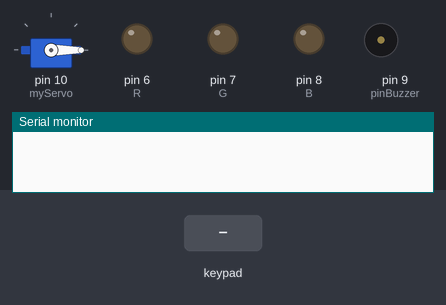
Bench run of a sketch on a simulated Arduino Uno, built with avr-gcc and run on an emulated ATmega328P. Shown: servo, output pins drawn as LEDs (lit = HIGH), buzzer (waves = sounding, pin HIGH), the last lines printed to the serial monitor. Inputs (shaded band) come from the test bench.

Above: at 1.2 s.
1.3 s: keypad keys 5 4 3 2 pressed 0.4 s apart
At 4.7 s:
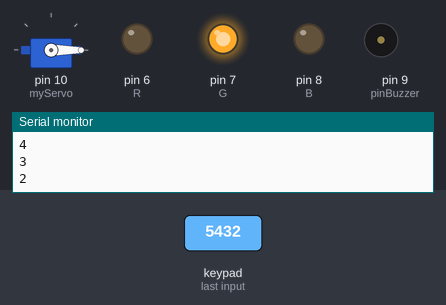
5.0 s: key '1' pressed
At 5.5 s:
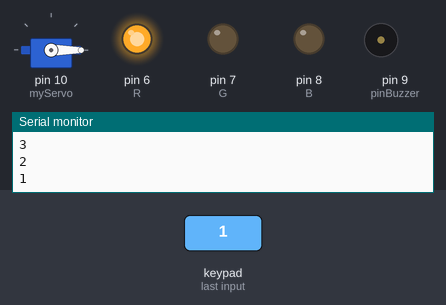
6.5 s: key '6' pressed
At 7.3 s:
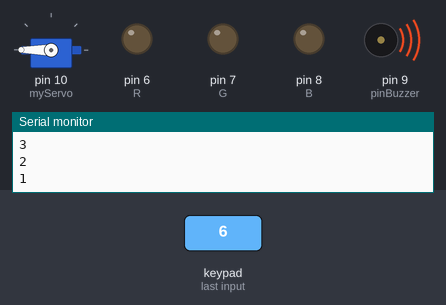
9.0 s: key '2' pressed
At 9.6 s:
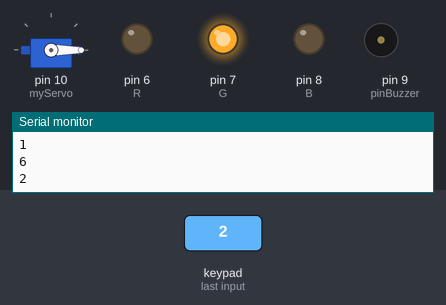
10.5 s: key '3' pressed
At 11.7 s:
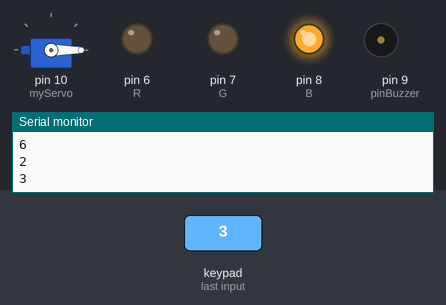
12.0 s: keypad keys 5 4 3 2 # pressed 0.4 s apart
At 12.8 s:
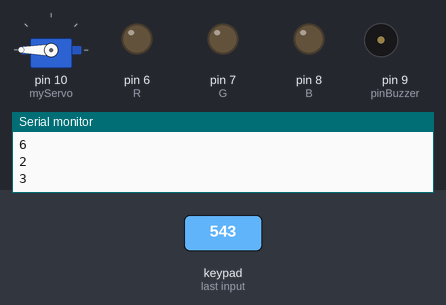
Timing chart, 0 to 15.9 s (numbered marks = the images above; inputs shaded):
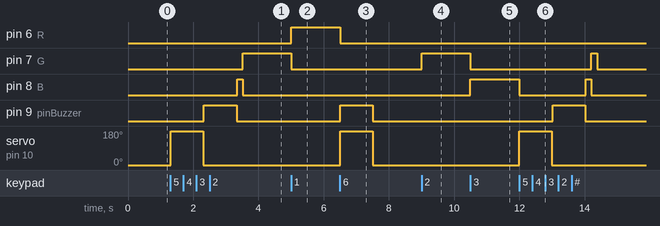

The sketch:

keypadCases.ino
```cpp
#include <Keypad.h>
#include <Servo.h>

const byte rows = 4;
const byte columns = 3;

char keys[rows][columns] = {
	{'1', '2', '3'},
	{'4', '5', '6'},
	{'7', '8', '9'},
	{'*', '0', '#'},
};

byte pinRows[] = {5, 4, 3, 2};
byte pinColumns[] = {A0, A1, A2};

Keypad keypad = Keypad(makeKeymap(keys), pinRows, pinColumns, rows, columns);

char key;

byte R = 6;
byte G = 7;
byte B = 8;

byte pinBuzzer = 9;

Servo myServo;

void setup() {
	Serial.begin(9600);

	pinMode(R, OUTPUT);
	pinMode(G, OUTPUT);
	pinMode(B, OUTPUT);

	pinMode(pinBuzzer, OUTPUT);

	myServo.attach(10);
	myServo.write(0);
}

void loop() {
	key = keypad.getKey();

	if (key){
		switch(key){
			case '1':
				digitalWrite(R, HIGH);
				digitalWrite(G, LOW);
				digitalWrite(B, LOW);
				break;
			case '2':
				digitalWrite(R, LOW);
				digitalWrite(G, HIGH);
				digitalWrite(B, LOW);
				break;
			case '3':
				digitalWrite(R, LOW);
				digitalWrite(G, LOW);
				digitalWrite(B, HIGH);
				break;
			case '4':
				digitalWrite(R, LOW);
				digitalWrite(G, LOW);
				digitalWrite(B, LOW);
				digitalWrite(pinBuzzer, HIGH);
				delay(1000);
				digitalWrite(pinBuzzer, LOW);
				break;
			case '5':
				digitalWrite(R, LOW);
				digitalWrite(G, LOW);
				digitalWrite(B, LOW);
				myServo.write(180);
				delay(1000);
				myServo.write(0);
				break;
			case '6':
				digitalWrite(R, LOW);
				digitalWrite(G, LOW);
				digitalWrite(B, LOW);
				digitalWrite(pinBuzzer, HIGH);
				myServo.write(180);
				delay(1000);
				digitalWrite(pinBuzzer, LOW);
				myServo.write(0);
				break;
			default:
				digitalWrite(R, LOW);
				digitalWrite(G, LOW);
				digitalWrite(B, LOW);
				break;
		}

		Serial.println(key);
	}

}
```

Measured:
- after the input at 1.3 s, pin 7 (G): LOW → HIGH after 2.2 s; pin 8 (B): LOW → HIGH after 2.0 s, → LOW 0.17 s later; pin 9 (pinBuzzer): LOW → HIGH after 1.0 s, → LOW 1.0 s later; servo on pin 10 (myServo): 0° → 180° at once, → 0° 1.0 s later
- after the input at 5.0 s, pin 6 (R): LOW → HIGH at once; pin 7 (G): HIGH → LOW at once
- after the input at 6.5 s, pin 6 (R): HIGH → LOW at once; pin 9 (pinBuzzer): LOW → HIGH at once, → LOW 1.0 s later; servo on pin 10 (myServo): 0° → 180° at once, → 0° 1.0 s later
- after the input at 9.0 s, pin 7 (G): LOW → HIGH at once
- after the input at 10.5 s, pin 7 (G): HIGH → LOW at once; pin 8 (B): LOW → HIGH at once
- after the input at 12.0 s, pin 7 (G): LOW → HIGH after 2.2 s, → LOW 0.17 s later; pin 8 (B): HIGH → LOW at once, → HIGH 2.0 s later, → LOW 0.17 s later; pin 9 (pinBuzzer): LOW → HIGH after 1.0 s, → LOW 1.0 s later; servo on pin 10 (myServo): 0° → 180° at once, → 0° 1.0 s later
